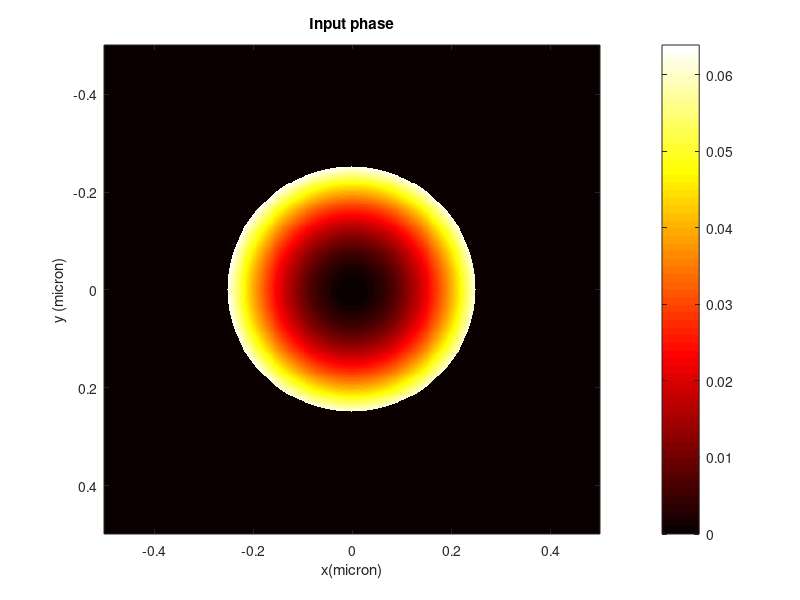
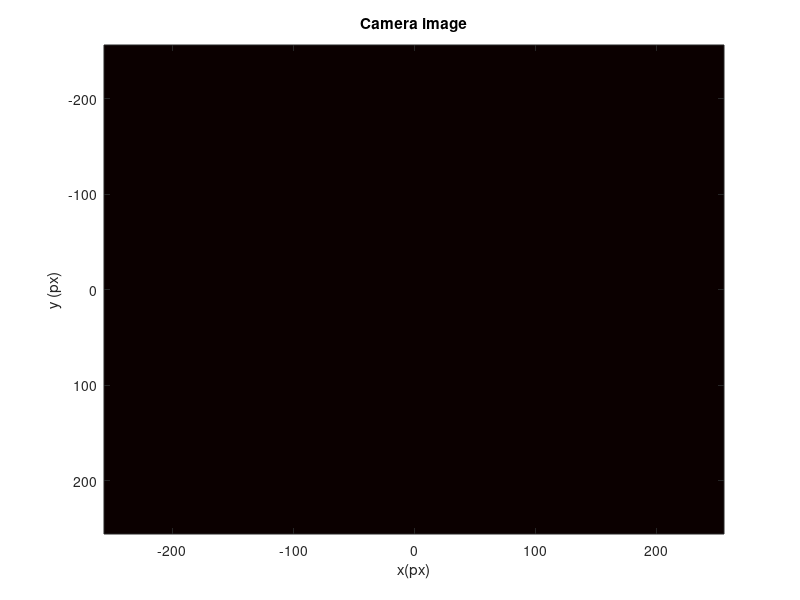

Write the MATLAB code that produced these figures, in order.
% 2D Gaussian FFT example

clear
n=9; %bits
k=1; %Phase multiplier
fc =1; %cylindrical focus
fs=1;  %spherical lens focus
x = (-2^(n-1):1:2^(n-1)-1)/2^n; % Space vector
xc = 2^(-2)*0;
yc = 2^(-3)*0;
y = x'; % Space vector
we = 2^(-10); %Width
%x = exp(-t.^2/(we^2/2)).*exp(-1i*k*t.^2);   % Mag
%nlph=k*t.^2;
E0=exp(-(y-yc).^2/(we^2/2))*(exp(-(x-xc).^2/(we^2/2))); %2-D Gaussian

% Phase profile templates
G=zeros(length(x),length(y));
G1=zeros(length(x),length(y));
helix=zeros(length(x),length(y));
sp=zeros(length(x),length(y));
for i=1:length(x)
    for j=1:length(y)
        %G(i,j)=exp(-(x(i)^2+y(j)^2)/(we^2/2)); %2-D Gaussian
        G(i,j)=x(i)^2/fc-y(j)^2/fc; %a pair of cyl lenses
        %G2(i,j)=x(i)^2/f+x(i)*y(i)/f*100; %a cyl lens
        G1(i,j)=(x(i)^2+y(j)^2)*fs; % spherical lens
        
        % Helix beam
        if y(j) == 0
            helix(i,j)=0;
        elseif y(j) < 0
            helix(i,j)=pi-atan(x(i)/y(j));
        else
            helix(i,j)=pi-atan(x(i)/y(j));
        end
        
        %Saddle-point phase profile:
            % 4 gaussian peaks approx
        we1 = 2^(-2);
        c=5; %center shift 
        xc1 = 2^(-c);
        yc1 = 2^(-c);
        xc2 = -2^(-c);
        yc2 = 2^(-c);
        xc3 = 2^(-c);
        yc3 = -2^(-c);
        xc4 = -2^(-c);
        yc4 = -2^(-c);
        %xc1 = 0;
        %yc1 = 0;
        sp(i,j) = exp((-(x(i)-xc1)^2-(y(j)-yc1)^2)/(we1)^2/2) - exp((-(x(i)-xc2)^2-(y(j)-yc2)^2)/(we1)^2/2) - exp((-(x(i)-xc3)^2-(y(j)-yc3)^2)/(we1)^2/2) + exp((-(x(i)-xc4)^2-(y(j)-yc4)^2)/(we1)^2/2);
        
        %Airy beam
        A = 1e-6;
        B = -1e-3;
        C = B;
        di=2^(n-1); %x-shift
        dj=2^(n-1); %y-shift
        AiryPix = 2^n;
        % Airy(i,j) = AiryPix^3 * A * ((x(i)+.5  + y(j))^3 + (x(i)+.5 - y(j))^3) + AiryPix^2 *  B * x(i)^2 + AiryPix^2 *  C * y(i)^2;
        Airy(i,j) = A * ((i + j-dj)^3 + (i - (j-dj))^3) + B * (i)^2 + C * (j-dj)^2;
    end
end
helix=(abs(helix)-10)*4; % optimized phase profile

%Show initial intensity profile
% frame = 50;
% figure(1);imagesc(x*frame,y*frame,E0);title('focal plane');
% xlabel('x(micron)');ylabel('y (micron)'); 
% colormap('hot');

% Define input phase profile
ph=G;
ph=50*pi*sp+G1 ;
ph = Airy-G1;
%ph=0;
%ph=5*G-10*G1;
%
ph=G1;
%Truncate phase profile by circle:
for i=1:length(x)
    for j=1:length(y)
        if (i-2^(n-1))^2+(j-2^(n-1))^2 > (2^(n-2))^2
            ph(i,j) = 0;
        end
    end
end
%Truncate by rectangle
% for i=1:length(x)
%     for j=1:length(y)
%         if abs((j-2^(n-1))) > 1.5*2^(n-3);
%             ph(i,j) = 0;
%         end
%     end
% end

% Show input phase profile
figure(2);imagesc(x,y,(ph)); colorbar
title('Input phase');
xlabel('x(micron)'); ylabel('y (micron)');
colormap('hot');

% Fourier plane
H=fft2(E0.*exp(1i*0));
FPlane=fftshift(H);
%Truncate fourier profile by circle:
% for i=1:length(x)
%     for j=1:length(y)
%         if (i-2^(n-1))^2+(j-2^(n-1))^2 > (2^(n-1))^2
%             FPlane(i,j) = 0;
%         end
%     end
% end



% %Show the intensity profile in the fourier plane
% figure(3);imagesc(x,y,abs(FPlane));
% title('Fourier plane amplitude');
% xlabel('x(micron)');ylabel('y (micron)');
% colormap('hot');

% ffprofile = abs(fftshift(H))(50:150,50:150);
% imagesc(ffprofile);

% Show the phase profile in the fourier plane
%figure(4);imshow()),[-pi pi]);title('fourier plane phase profile');

%Camera projection using phase mask
CCD=ifft2(FPlane.*exp(1i*ph));

px=16*2^n; %camera pixel size
figure(5);imagesc(x*512,y*512,abs((CCD)));
title('Camera image');
xlabel('x(px)');ylabel('y (px)');
colormap('hot');

% fftB = abs(H)*exp(i*angle(H))
% G1 = ifft2(H);
% cmin = min(min(abs(G1)));
% cmax = max(max(abs(G1)));
% figure(5); imshow(abs(G1), [cmin cmax]);
% 
% AO=zeros(500,2001);
% AI=cat(2,zeros(1001,1000-b/2),ones(1001,b+1),zeros(1001,1000-b/2));
% A=cat(1,AO,AI,AO);

%figure(2);imagesc(x,y,A);title('Aperture');xlabel('x(micron)');ylabel('y (micron)');